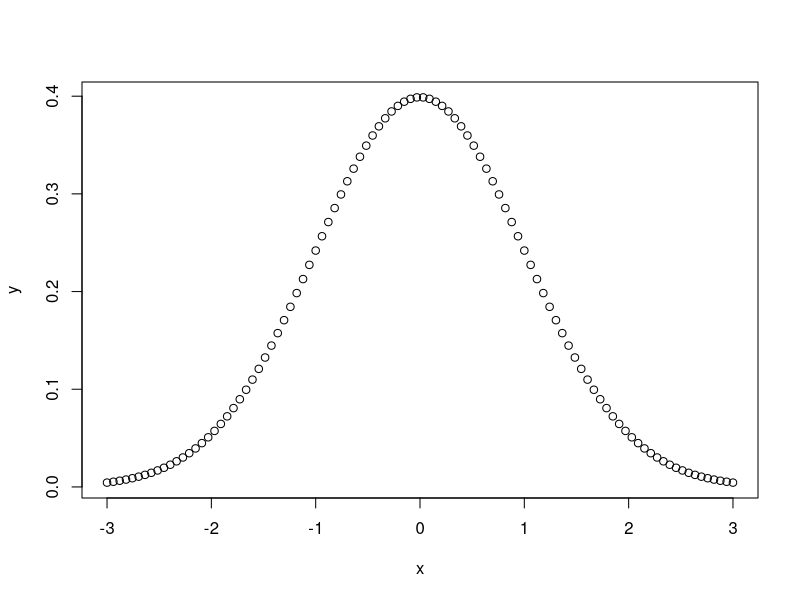

This figure's R source: (Note: this script raises an error after producing the figure.)
##testing circular x-xis for simulations

mu <- 0
sigma <- 1

x <- seq(-3,3, length.out = 100)

y <- dnorm(x, mean = mu, sd = sigma)

plot(x, y)

x_roll <- c(x - max(x), x, x+ max(x))
view(x_roll)
y_roll <- c(y,y,y)

data <- data.frame(x_roll, y_roll)

ggplot(data, aes(x = x_roll, y = y_roll)) +
  geom_line() +
  scale_x_continuous(limits = c(min(x), max(x)))


start <- 2

# Adjust the x values
x_adj <- ifelse(x < start, x + max(x), x)

# Recalculate the y values for the adjusted x
y_adj <- dnorm(x_adj, mean = mu, sd = sigma)

# Duplicate the adjusted data
x_roll_adj <- c(x_adj - max(x), x_adj, x_adj + max(x))
y_roll_adj <- c(y_adj, y_adj, y_adj)

# Create a data frame for plotting the adjusted data
data_adj <- data.frame(x_roll_adj, y_roll_adj)

# Plot the adjusted distribution with a rolling x-axis
ggplot(data_adj, aes(x = x_roll_adj, y = y_roll_adj)) +
  geom_line() +
  scale_x_continuous(limits = c(min(x_adj), max(x_adj))) +
  labs(title = "Normal Distribution with Circular X-Axis (Adjusted)",
       x = "X-Axis (circular)",
       y = "Density")
